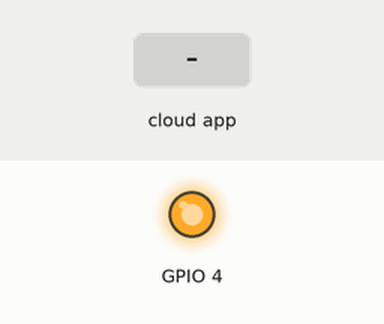
Simulated run of this sketch. Board: ESP8266 (NodeMCU). On the bench: output pins drawn as LEDs (lit = HIGH). Inputs (shaded band) come from the test bench.

Above: at 2.7 s.
2.8 s: the phone or cloud app sets 0 to 1
At 4.0 s:
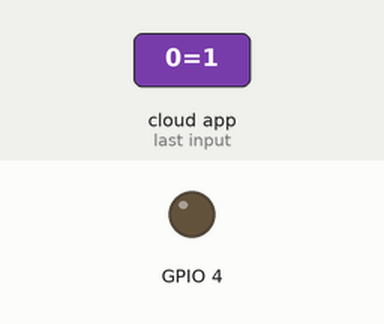
5.0 s: the phone or cloud app sets 0 to 0
At 6.8 s:
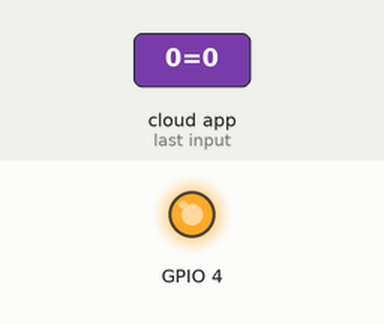
Timing chart, 0 to 8.3 s (numbered marks = the images above; inputs shaded):
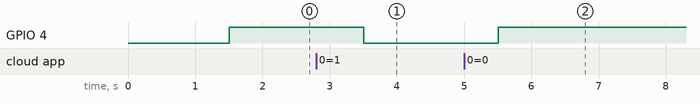

Measured:
- after the input at 2.8 s, GPIO 4: HIGH → LOW after 0.70 s
- after the input at 5.0 s, GPIO 4: LOW → HIGH after 0.50 s

The sketch:

Testforiot.ino
```cpp
#include <CayenneMQTTESP8266.h>
#include <ESP8266WiFi.h>
#define CAYENNE_DEBUG
#define CAYENNE_PRINT Serial
// WiFi network info.
char ssid[] = "OPPO Find X2";
char wifiPassword[] = "password";

// Cayenne authentication info. This should be obtained from the Cayenne Dashboard.
char username[] = "d2c956c0-539b-11ed-bf0a-bb4ba43bd3f6";
char password[] = "991e77320786e82860a5f81172dd13ba73c39b33";
char clientID[] = "f3d80050-6921-11ed-8d53-d7cd1025126a";

void setup() {
  // put your setup code here, to run once:
  Cayenne.begin(username, password, clientID, ssid, wifiPassword);
  pinMode(4, OUTPUT);
  digitalWrite(4, HIGH);

}

void loop() {
  // put your main code here, to run repeatedly:
  Cayenne.loop();//available from library
}

CAYENNE_IN(0) // COMmAND FROM WEBSITE TO TURN ON AND OFF, chanel 0 from webiste
{
  digitalWrite(4, !getValue.asInt());// digital value 1 or 0 basically, logic is interveted so need to invert command
}
```
